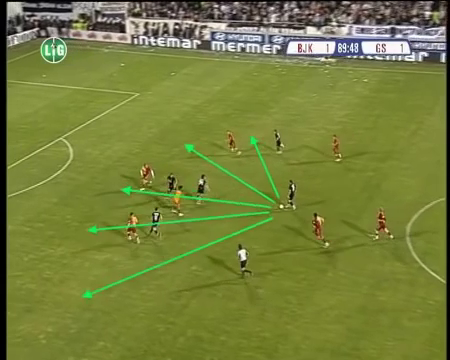
#> input picture frame 13 of VideoOkumaİşlemleri/sergenjk.mp4, 450 x 360 px
$ python videokaydetme.py
#> lines starting #> are read from the running program, lines starting #| are printed output that depends on the picture
import cv2

kamera=cv2.VideoCapture("sergenjk.mp4")

fourcc=cv2.VideoWriter_fourcc(*"XVID") #kayıt formati

kayit = cv2.VideoWriter("kayit.avi",fourcc,20.0,(640,480))

while (kamera.isOpened()):
    ret, video = kamera.read()
#> video is the input picture: shape (360, 450, 3); mean B, G, R 59.7, 128, 117.9

    if ret == True:

        video = cv2.flip(video,-1) #dondurme
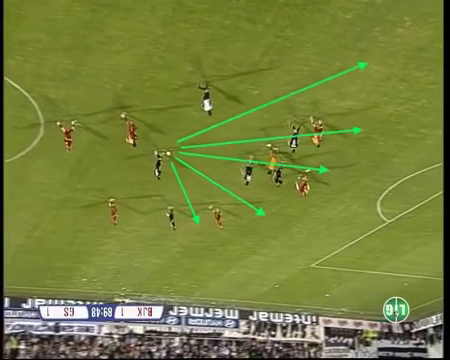
#> video: shape (360, 450, 3); mean B, G, R 59.7, 128, 117.9

        kayit.write(video)
        cv2.imshow("video",video)
        if cv2.waitKey(25) & 0xFF == ord('q'):
#> (key q is pressed here)
            break

kamera.release()
kayit.release()
cv2.destroyAllWindows()

$ run again, starting later in the video
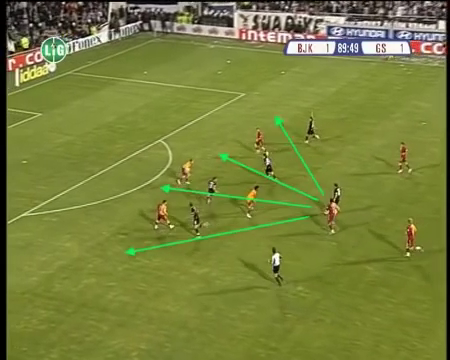
#> input picture frame 58 of VideoOkumaİşlemleri/sergenjk.mp4, 450 x 360 px
#> video is the input picture: shape (360, 450, 3); mean B, G, R 59.4, 128.3, 119.4
#> `video = cv2.flip(video,-1)`:
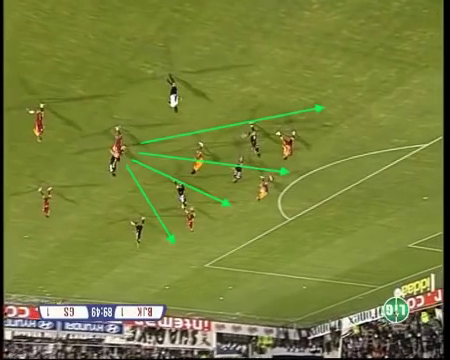
#> video: shape (360, 450, 3); mean B, G, R 59.4, 128.3, 119.4

$ run again, starting later in the video
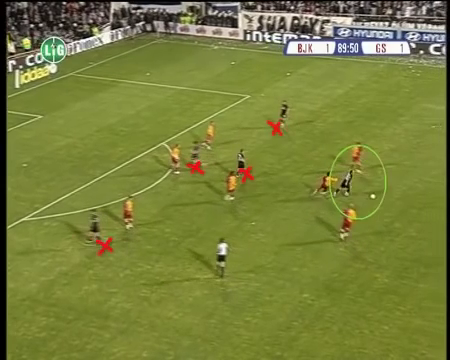
#> input picture frame 104 of VideoOkumaİşlemleri/sergenjk.mp4, 450 x 360 px
#> video is the input picture: shape (360, 450, 3); mean B, G, R 59.1, 127.7, 119.8
#> `video = cv2.flip(video,-1)`:
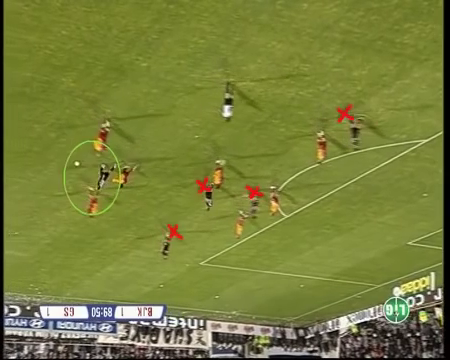
#> video: shape (360, 450, 3); mean B, G, R 59.1, 127.7, 119.8
